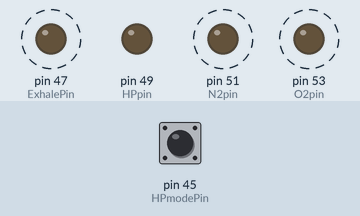
A sketch run on a simulated Arduino Mega 2560, built with avr-gcc and run on an emulated ATmega2560. On the bench: output pins drawn as LEDs (lit = HIGH). Dashed ring = blinking. Inputs (shaded band) come from the test bench; at power-on: pin 45 (HPmodePin) HIGH. Pins used as bus, display or sensor lines are not drawn.

Above: at 1.74 s.
2.4 s: pin 45 (HPmodePin) pulled LOW for 0.9 s
At 3.54 s:
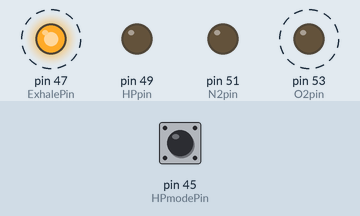
5.9 s: pin 45 (HPmodePin) pulled LOW for 3.2 s
At 6.07 s:
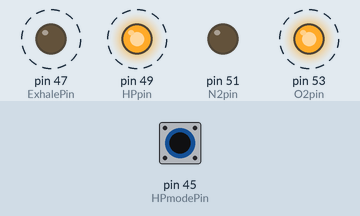
Timing chart, 0 to 16.6 s (numbered marks = the images above; inputs shaded):
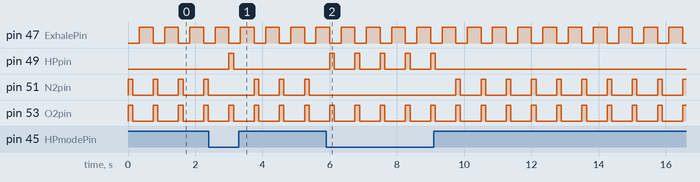

Measured:
- after the input at 2.4 s, pin 49 (HPpin): LOW → HIGH after 0.60 s, → LOW 0.14 s later
- after the input at 5.9 s, pin 49 (HPpin): alternates HIGH for 0.14 s and LOW for 0.61 s, 10 changes in all, then stays LOW, starting after 0.10 s
- by itself, pin 47 (ExhalePin): alternates HIGH for 0.41 s and LOW for 0.34 s
- by itself, pin 53 (O2pin): alternates HIGH for 0.14 s and LOW for 0.61 s

The sketch:

Rohan_Any_MRtriggerDelay.ino
```cpp
// Rohan_Any_MRtriggerDelay.ino, may 20, 2016, by jdcircuits
// User patameters input starts at the beginning of the "void loop()" line 30
int BreathingRatePerMin; // User: Breaths Per Minute
int InhalationDuration; // User: ms of inhale time
int BreathHoldDuration; // User: ms of Breath Hold
int MRtriggerDelay;     // User: ms delay from Inhale Start Time
int MRtriggerDuration;
int BreathsPerTrigger;    // User: 1 and 8 have been used in some experiments
int BreathDurationMS;         // see calculation in "setup"
int ExhaleDurationMS;         // see calculation in "setup"
int O2pin =      53;      // the number of the Arduino I/O pin
int N2pin =      51;      // the number of the Arduino I/O pin
int HPpin =      49;      // the number of the Arduino I/O pin
int MRtrigPin =  43;      // the number of the Arduino I/O pin
int ExhalePin =  47;      // the number of the Arduino I/O pin
int HPmodePin =  45;      // the state of the switch driven Arduino I/O pin
int val;                 //variable to store the read value
int BPM;                 // Counter for digitalWrite(MRtrigPin, HIGH);

void setup() {
  // Serial.begin(9600); // open the serial port at 9600 bps:
pinMode(O2pin, OUTPUT);
pinMode(N2pin, OUTPUT);
pinMode(HPpin, OUTPUT);
pinMode(MRtrigPin, OUTPUT);
pinMode(ExhalePin, OUTPUT);
pinMode(HPmodePin, INPUT_PULLUP);

}
void loop() {
BreathingRatePerMin = 80; // User: Breaths Per Minute 80
InhalationDuration = 140; // User: ms of inhale time 140
BreathHoldDuration = 200; // User: ms of Breath Hold 200
MRtriggerDelay = 180;     // User: ms delay from Inhale Start Time "time zero", 180 typical
MRtriggerDuration = 1;    // User: ms Scan Trigger Width  5
BreathsPerTrigger = 1;    // User: 1 and 8 have been used in some experiments 1
//Allowed MRtriggerDelays with MRtriggerDuration = 1 : 0 to 138 ok |  141 to 338 ok | 341 to 748 ok
BreathDurationMS = (60000 / BreathingRatePerMin) ;         // 750
ExhaleDurationMS = (BreathDurationMS - (InhalationDuration + BreathHoldDuration)); // 410

if ((MRtriggerDelay + MRtriggerDuration) < InhalationDuration ) {
    //  Serial.println("TrigInhale");
    //  Serial.println(MRtriggerDelay);
  TrigInhale();
}

if ((MRtriggerDelay > InhalationDuration) && ((MRtriggerDelay  + MRtriggerDuration)) < (InhalationDuration + BreathHoldDuration)) {
    //  Serial.println("TrigHold");
    //  Serial.println(MRtriggerDelay);
  TrigHold();
}

if ((MRtriggerDelay ) > (InhalationDuration + BreathHoldDuration) && ((MRtriggerDelay  + MRtriggerDuration)) < (BreathDurationMS)  ) {
    //  Serial.println("TrigExhale");
    //  Serial.println(MRtriggerDelay);
 TrigExhale();
}

} // Go back to the beginning

void TrigInhale() {
  int S1; // inhale time
  int S2; // time from end of inhale to beginning of scan trigger  40
  int S3; // time that scan trigger is high 5
  int S4; // time from end of scan trigger going low and end of breath hold 200 - 45 = 155
  int S5; // exhale time 750 - (140 + 200) = 410
  int S6;

//  Serial.println("Hello");
  S1 = MRtriggerDelay; // 70
  S2 = MRtriggerDuration; //2
  S3 = ((InhalationDuration - (S1 + S2) )); // 68
  S4 = BreathHoldDuration; //  200
  S5 = (BreathDurationMS - (InhalationDuration + BreathHoldDuration)); //410
// (MRtriggerDelay - InhalationDuration);
  val = digitalRead(HPmodePin); // HPmodePin = low = led on, HPmode is ON
  //Start Inhale
  if (val == LOW) {
    digitalWrite(O2pin, HIGH);
    digitalWrite(N2pin, LOW);
    digitalWrite(HPpin, HIGH);
    digitalWrite(ExhalePin, LOW);
  }else{
    digitalWrite(O2pin, HIGH);
    digitalWrite(N2pin, HIGH);
    digitalWrite(HPpin, LOW);
    digitalWrite(ExhalePin, LOW);
  }
  delay (S1); // MRtriggerDelay // 70

// Start Scan Trigger high unless BreathsPerTrigger is count up
  if (BreathsPerTrigger == 1) {
    digitalWrite(MRtrigPin, HIGH);
  } else if ((BPM) == (BreathsPerTrigger )) {
     digitalWrite(MRtrigPin, HIGH);
     BPM = 0;
     BPM = (BPM + 1);
      }else {
        digitalWrite(MRtrigPin, LOW);
        BPM = (BPM + 1);
        }
delay (S2); // MRtriggerDuration = 2

  // Start Scan Trigger low
  digitalWrite(MRtrigPin, LOW);
  delay (S3); // Continue inhale for the inhale time that is left 68
  ////////////////////////////////////////////////////
  // Start BreathHoldDuration  200
  digitalWrite(O2pin, LOW);
  digitalWrite(N2pin, LOW);
  digitalWrite(HPpin, LOW);
  digitalWrite(ExhalePin, LOW);
  delay (S4); //BreathHoldDuration - (S2 + S3); //  200 - 45 = 155

  //Start Exhale
  digitalWrite(O2pin, LOW);
  digitalWrite(N2pin, LOW);
  digitalWrite(HPpin, LOW);
  digitalWrite(ExhalePin, HIGH);
  delay (S5); //BreathDurationMS - (InhalationDuration + BreathHoldDuration); = 410

} // end of TrigInhale Function

void TrigHold(){
  int T1; // inhale time
  int T2; // time from end of inhale to beginning of scan trigger  40
  int T3; // time that scan trigger is high 2
  int T4; // time from end of scan trigger going low and end of breath hold 200 - 45 = 155
  int T5; // exhale time 750 - (140 + 200) = 410

    //  Serial.println("Hello");
  T1 = InhalationDuration; //140
  T2 = (MRtriggerDelay - InhalationDuration); //40
  T3 = MRtriggerDuration; //5
  T4 = BreathHoldDuration - (T2 + T3); //  200 - 45 = 155
  T5 = BreathDurationMS - (InhalationDuration + BreathHoldDuration); //410

  val = digitalRead(HPmodePin); // HPmodePin = low = led on, HPmode is ON
  //Start Inhale
  if (val == LOW) {
    digitalWrite(O2pin, HIGH);
    digitalWrite(N2pin, LOW);
    digitalWrite(HPpin, HIGH);
    digitalWrite(ExhalePin, LOW);
  }else{
    digitalWrite(O2pin, HIGH);
    digitalWrite(N2pin, HIGH);
    digitalWrite(HPpin, LOW);
    digitalWrite(ExhalePin, LOW);
  }
  delay (T1); // InhalationDuration; 140

  // Start Breath Held
  digitalWrite(O2pin, LOW);
  digitalWrite(N2pin, LOW);
  digitalWrite(HPpin, LOW);
  digitalWrite(ExhalePin, LOW);
  delay (T2); // (MRtriggerDelay - InhalationDuration); 40 to MRtrigger_start_high
  ///////////////////////////////////////////////////////
  // Start Scan Trigger high
  if (BreathsPerTrigger == 1) {
    digitalWrite(MRtrigPin, HIGH);
  } else if ((BPM) == (BreathsPerTrigger )) {
     digitalWrite(MRtrigPin, HIGH);
     BPM = 0;
     BPM = (BPM + 1);
      }else {
        digitalWrite(MRtrigPin, LOW);
        BPM = (BPM + 1);
        }

  delay (T3); // MRtriggerDuration; pulse width of 5 is typical
  ////////////////////////////////////////////////////
  // Start Scan Trigger low
  digitalWrite(MRtrigPin, LOW);

  // Continue the breath hold time that is left
  digitalWrite(O2pin, LOW);
  digitalWrite(N2pin, LOW);
  digitalWrite(HPpin, LOW);
  digitalWrite(ExhalePin, LOW);
  delay (T4); //BreathHoldDuration - (T2 + T3); //  200 - 45 = 155

  //Start Exhale
  digitalWrite(O2pin, LOW);
  digitalWrite(N2pin, LOW);
  digitalWrite(HPpin, LOW);
  digitalWrite(ExhalePin, HIGH);
  delay (T5); //BreathDurationMS - (InhalationDuration + BreathHoldDuration); = 410

  } // end of TrigHold function

void TrigExhale() {
  int U1; // InhalationDuration; // 140
  int U2; // BreathHoldDuration; // 200
  int U3; // exhale time before the scan trigger goes high 160
  int U4; // time that the scan trigger is high 1
  int U5; // exhale time after the trigger goes low 249

  U1 = InhalationDuration; // 140
  U2 = BreathHoldDuration; // 200
  U3 = (MRtriggerDelay - (InhalationDuration + BreathHoldDuration) ) ; // 500 - (140 + 200) = 160
  U4 = MRtriggerDuration; // 1
  U5 = BreathDurationMS - (InhalationDuration + BreathHoldDuration + U3 + MRtriggerDuration); // 750-340-160-1=249
    //  Serial.print("U3   ");
    //  Serial.println( U3 );

  val = digitalRead(HPmodePin); // HPmodePin = low = led on, HPmode is ON
  //Start Inhale
  if (val == LOW) {
    digitalWrite(O2pin, HIGH);
    digitalWrite(N2pin, LOW);
    digitalWrite(HPpin, HIGH);
    digitalWrite(ExhalePin, LOW);
  }else{
    digitalWrite(O2pin, HIGH);
    digitalWrite(N2pin, HIGH);
    digitalWrite(HPpin, LOW);
    digitalWrite(ExhalePin, LOW);
  }
  delay (U1); // InhalationDuration; 140

  // Start Breath Held
  digitalWrite(O2pin, LOW);
  digitalWrite(N2pin, LOW);
  digitalWrite(HPpin, LOW);
  digitalWrite(ExhalePin, LOW);
  delay (U2); // BreathHoldDuration 200

  //Start Exhale (before the mr trigger goes high)
  digitalWrite(O2pin, LOW);
  digitalWrite(N2pin, LOW);
  digitalWrite(HPpin, LOW);
  digitalWrite(ExhalePin, HIGH);
  delay (U3); // 160

  // Start Scan Trigger high
  if (BreathsPerTrigger == 1) {
    digitalWrite(MRtrigPin, HIGH);
  } else if ((BPM) == (BreathsPerTrigger )) {
     digitalWrite(MRtrigPin, HIGH);
     BPM = 0;
     BPM = (BPM + 1);
      }else {
        digitalWrite(MRtrigPin, LOW);
        BPM = (BPM + 1);
        }

  delay (U4); // MRtriggerDuration; 1

  // Start Scan Trigger low
  digitalWrite(MRtrigPin, LOW);

  delay (U5);

} // end of TrigExhale function
```
